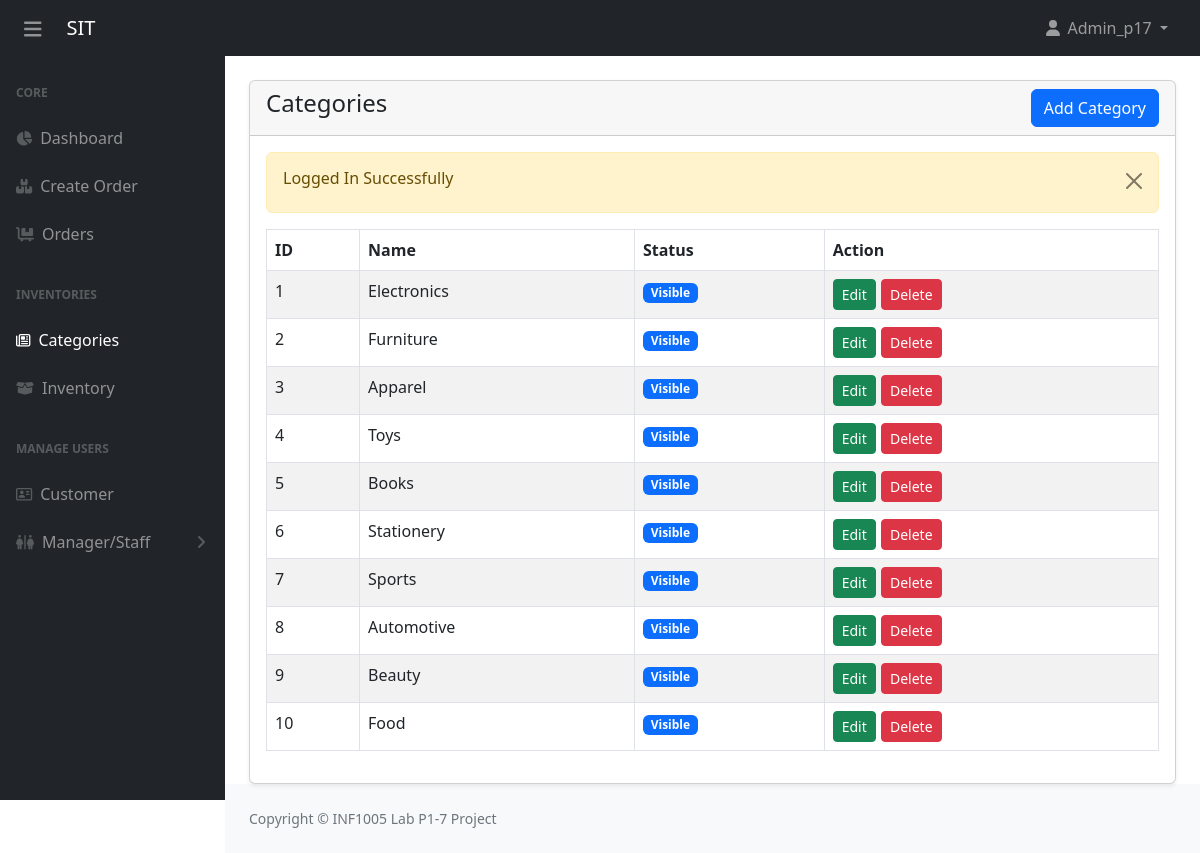
/templates/categories.php (signed in), run on the app's committed database.
### tables this page shows
CREATE TABLE `categories` (
  `_id` int NOT NULL AUTO_INCREMENT,
  `categoryName` varchar(20) NOT NULL,
  `status` tinyint(1) NOT NULL DEFAULT '0' COMMENT '0 = visible , 1 = hidden',
  PRIMARY KEY (`_id`)
);

### templates/categories.php (the view, shortened to what this page needs)
<?php include("includes/header.php");
allowedRole([1,2,3]);?>
<div class="container-fluid px-4">
	<div class="card mt-4 shadow-sm">
		<div class="card-header">
			<h4 class="mb-0">Categories
				<a href="categories-create.php" class="btn btn-primary float-end">Add Category</a>
			</h4>
		</div>
		<div class="card-body">
			<?php
            $categories = getAll('categories');
            if(mysqli_num_rows($categories)>0)
    		{
			?>
			<div class="table-responsive">
				<table class="table table-striped table-bordered">
					<thead>
						<tr>
    						<th>ID</th>
    						<th>Name</th>
    						<th>Status</th>
    						<th>Action</th>
    					</tr>
					</thead>
					<tbody>
					<?php foreach($categories as $item) : ?>
    			    <tr>
						<td><?= $item['_id']?></td>
						<td><?= $item['categoryName']?></td>
						<td>
    						<?php
    							if($item['status']==1){
    							 echo '<span class="badge bg-danger">Hidden</span>';
    							}else{
                            	 echo '<span class="badge bg-primary">Visible</span>';
    							}
    						?>
						</td>
						<td>
							<form action="categories-edit.php" method="post" style="display: inline-block; margin-right: 1px;">
                                <button type="submit" class="btn btn-success btn-sm">Edit</button>
                            </form>
							<form action="categories-delete.php" method="post" style="display: inline-block; margin-right: 1px;">
                                <button type="submit" class="btn btn-danger btn-sm" onclick= "return confirm('Are you sure you want to delete this item?')">Delete</button>
                            </form>
						</td>
					</tr>
					<?php endforeach;?>
					</tbody>
				</table>
			</div>
			<?php
            }
            else
    	    {
    	       ?>
    				<h4 class="mb-0">No Record found</h4>
    			<?php
            }
			?>
		</div>
	</div>
</div>
<?php include("includes/footer.php");?>

### data on the page
categories: _id "1", categoryName "Electronics", status "Visible"
categories: _id "2", categoryName "Furniture", status "Visible"
categories: _id "3", categoryName "Apparel", status "Visible"
categories: _id "4", categoryName "Toys", status "Visible"
categories: _id "5", categoryName "Books", status "Visible"
categories: _id "6", categoryName "Stationery", status "Visible"
categories: _id "7", categoryName "Sports", status "Visible"
categories: _id "8", categoryName "Automotive", status "Visible"
categories: _id "9", categoryName "Beauty", status "Visible"
categories: _id "10", categoryName "Food", status "Visible"

### other printed values
$_SESSION['loggedInUser']['username'] "Admin_p17"
$label "Manager/Staff"
$_SESSION['status'] "Logged In Successfully"
